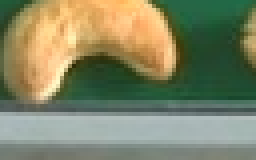
#> input picture data/cashew/cp00_0.png, 64 x 40 px (shown 4 times larger); its folder holds 4 pictures in this run
$ jupyter execute --allow-errors HOG_SVM_cashew_model.ipynb
#> lines starting #> are read from the running program, lines starting #| are printed output that depends on the picture
[cell 1]
import cv2
import numpy as np
import seaborn as sns
from matplotlib import pyplot as plt
import matplotlib.image as mpimg
from skimage.feature import hog

# DISPLAY IMAGES

[cell 2]
#import training dataset of vehicles/non-vehicles
import glob
cashew = glob.glob('data/cashew/*.png')
no_cashew = glob.glob('data/no_cashew/*.png')

[cell 3]
len(cashew)

[cell 4]
len(no_cashew)

#> (a cell that did not finish here is left out)

#> (a cell that did not finish here is left out)

# GET HOG FEATURES

#> (a cell that did not finish here is left out)

#> (a cell that did not finish here is left out)

#> (a cell that did not finish here is left out)

# HOG FEATURE EXTRACTION AND TRAINING DATASET CREATION

HOG with cashew

[cell 10]
cashew_hog_accum = []
for i in cashew:
    image_color = mpimg.imread(i)
#> image_color is the input picture: shape (40, 64, 3) float32; mean R, G, B 0.505, 0.52, 0.397
    image_gray  = cv2.cvtColor(image_color, cv2.COLOR_BGR2GRAY)
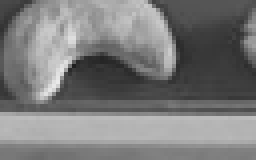
#> image_gray: shape (40, 64) float32 (shown 4 times larger); min 0.124, max 0.92, mean 0.481
    cashew_hog_feature, car_hog_img = hog(image_color[:,:,0],
                                    orientations = 11,
                                    pixels_per_cell = (16, 16),
                                    cells_per_block = (2, 2),
                                    transform_sqrt = False,
                                    visualize = True,
                                    feature_vector = True)
#> cashew_hog_feature = 132 values, max 0.341 at index 96, min 0.00166 at index 57, mean 0.113
    cashew_hog_accum.append(cashew_hog_feature)
#> pass 2 of the loop `for i in cashew:`:
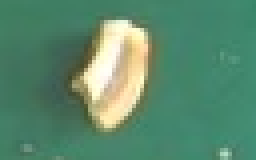
#> input picture data/cashew/cp010_0.png, 64 x 40 px (shown 4 times larger)
#> image_color is the input picture: shape (40, 64, 3) float32; mean R, G, B 0.355, 0.539, 0.429
#> `image_gray  = cv2.cvtColor(image_color, cv2.COLOR_BGR2GRAY)`:
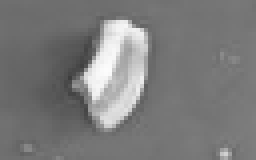
#> image_gray: shape (40, 64) float32 (shown 4 times larger); min 0.242, max 0.989, mean 0.485
#> cashew_hog_feature = 132 values, max 0.336 at index 88, min 0 at index 10, mean 0.101
#> pass 3 of the loop `for i in cashew:`:
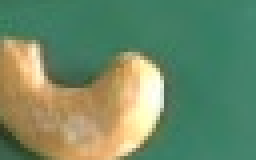
#> input picture data/cashew/cp010_1.png, 64 x 40 px (shown 4 times larger)
#> image_color is the input picture: shape (40, 64, 3) float32; mean R, G, B 0.433, 0.538, 0.403
#> `image_gray  = cv2.cvtColor(image_color, cv2.COLOR_BGR2GRAY)`:
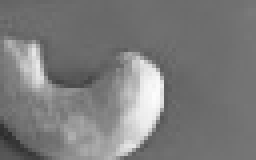
#> image_gray: shape (40, 64) float32 (shown 4 times larger); min 0.177, max 0.989, mean 0.486
#> cashew_hog_feature = 132 values, max 0.346 at index 95, min 0.0012 at index 21, mean 0.108
#> the loop made 4 passes; the first 3 are shown

[cell 11]
X_cashew = np.vstack(cashew_hog_accum).astype(np.float64)
y_cashew = np.ones(len(X_cashew))

[cell 12]
X_cashew.shape
#> Out = (4, 132)

[cell 13]
y_cashew.shape
#> Out = (4,)
